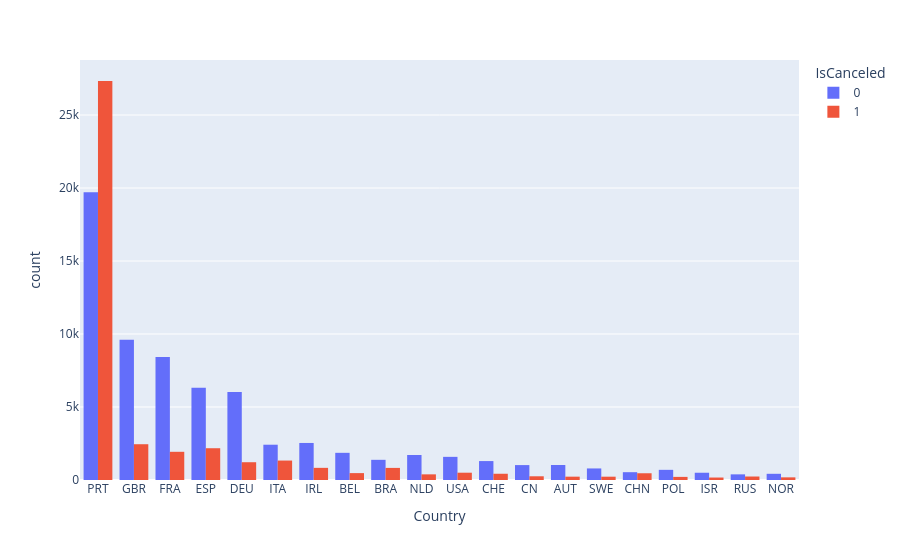

Here is the notebook cell this chart was saved with:
### Code cell
px.histogram(country_subset, x='Country', color="IsCanceled", barmode='group', category_orders={'Country': country_order})

### Figure 1 — Plotly figure (JSON) as saved in the notebook; plotly's stock layout.template omitted (floating-point values rounded to 4 significant figures; data arrays with more than 128 entries replaced by an {"elided": "..."} marker saying what was removed)
{"data": [{"alignmentgroup": "True", "bingroup": "x", "hovertemplate": "IsCanceled=0<br>Country=%{x}<br>count=%{y}<extra></extra>", "legendgroup": "0", "marker": {"color": "#636efa", "pattern": {"shape": ""}}, "name": "0", "offsetgroup": "0", "orientation": "v", "showlegend": true, "type": "histogram", "x": {"elided": "68252 str values"}, "xaxis": "x", "yaxis": "y"}, {"alignmentgroup": "True", "bingroup": "x", "hovertemplate": "IsCanceled=1<br>Country=%{x}<br>count=%{y}<extra></extra>", "legendgroup": "1", "marker": {"color": "#EF553B", "pattern": {"shape": ""}}, "name": "1", "offsetgroup": "1", "orientation": "v", "showlegend": true, "type": "histogram", "x": {"elided": "41862 str values"}, "xaxis": "x", "yaxis": "y"}], "layout": {"barmode": "group", "legend": {"title": {"text": "IsCanceled"}, "tracegroupgap": 0}, "margin": {"t": 60}, "xaxis": {"anchor": "y", "categoryarray": {"elided": "178 str values"}, "categoryorder": "array", "domain": [0, 1], "title": {"text": "Country"}}, "yaxis": {"anchor": "x", "domain": [0, 1], "title": {"text": "count"}}}}
